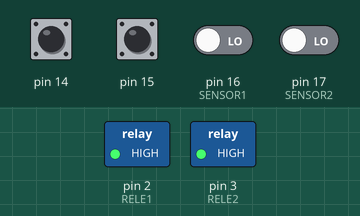
Recording of a program running on a simulated Arduino Uno, built with avr-gcc and run on an emulated ATmega328P. Shown: switched loads named in the program (green lamp = pin HIGH). The test bench sets the inputs (shaded band); at power-on: pin 14, pin 15 HIGH, pin 16 (SENSOR1), pin 17 (SENSOR2) LOW.

Above: at 0.1 s.
At 20.1 s:
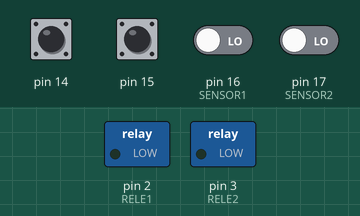
Timing chart, 0 to 21.6 s (numbered marks = the images above):
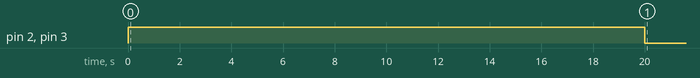

Measured:
- by itself, pin 2 (RELE1), pin 3 (RELE2): LOW → HIGH at 0.00 s, → LOW 20.0 s later

The program:

main.cpp
```cpp
#include <Arduino.h>
#include <SmartInput.h>

#define BOT1 14
#define BOT2 15
#define SENSOR1 16
#define SENSOR2 17

#define RELE1 2
#define RELE2 3

#define TEMPO 20000

SmartInput bot1(BOT1);
SmartInput bot2(BOT2);

bool porta_aberta1 = false;
bool porta_aberta2 = false;

unsigned long tempo_abertura1 = 0;
unsigned long tempo_abertura2 = 0;


void setup() {


  pinMode(SENSOR1, INPUT);
  pinMode(SENSOR2, INPUT);
  pinMode(RELE1, OUTPUT);
  pinMode(RELE2, OUTPUT);

  digitalWrite(RELE1, LOW);
  digitalWrite(RELE2, LOW);


}

void fechar1() {
  digitalWrite(RELE1, LOW);
  porta_aberta1 = false;
}

void fechar2() {
  digitalWrite(RELE2, LOW);
  porta_aberta2 = false;
}

void loop() {
  if(bot1.read()){
    digitalWrite(RELE1, HIGH);
    tempo_abertura1 = millis();
  }
  if(bot2.read()){
    digitalWrite(RELE2, HIGH);
    tempo_abertura2 = millis();
  }

  if(millis() - tempo_abertura1 > TEMPO){
    fechar1();
  }
  if(millis() - tempo_abertura2 > TEMPO){
    fechar2();
  }

  if(digitalRead(SENSOR1) == HIGH && porta_aberta1 == true){
    fechar1();
  }

  if(digitalRead(SENSOR2) == HIGH && porta_aberta2 == true){
    fechar2();
  }
  // put your main code here, to run repeatedly:
}
```
